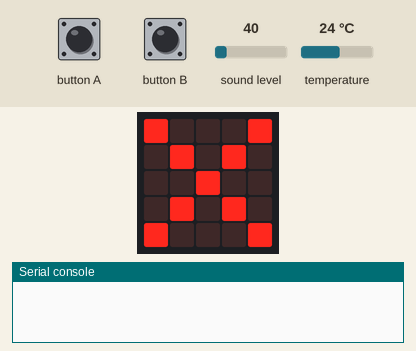
Bench run of a program on a simulated BBC micro:bit (MakeCode). On the bench: the board's 5×5 LED display, the last lines printed to the serial console. The inputs (shaded band) are chosen by the test bench; at power-on: sound level 40, temperature 24 °C. A reset restarts the program; data-log rows are listed on the console.

Above: at 1.8 s.
1.9 s: button A pressed for 0.15 s
At 2.5 s:
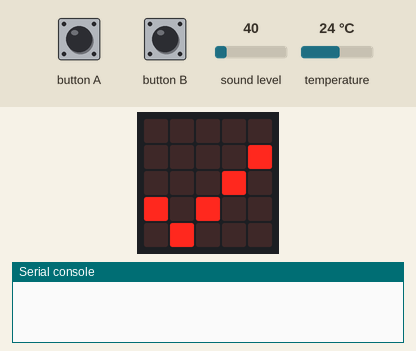
At 3.0 s:
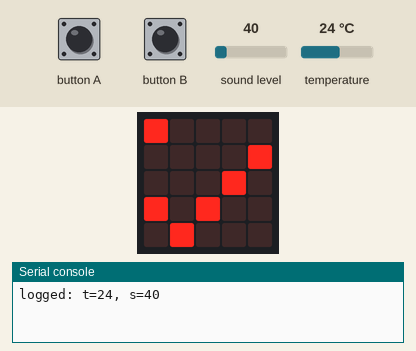
5.0 s: button B pressed for 0.15 s
At 5.6 s:
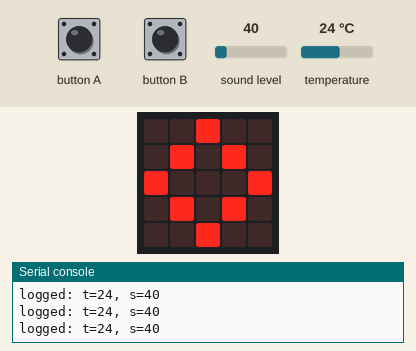
Timing chart, 0 to 8.0 s (numbered marks = the images above; inputs shaded):
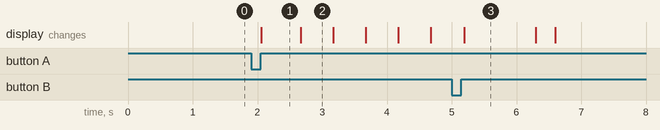

Measured:
- after the input at 1.9 s, the display: changes after 0.16 s (image 1)
- after the input at 5.0 s, the display: changes after 0.20 s (image 3)
- what the display in image 1 shows lasts 0.6 s, from 2.1 s to 2.7 s
- what the display in image 2 shows lasts 0.5 s, from 2.7 s to 3.2 s
- what the display in image 3 shows lasts 1.1 s, from 5.2 s to 6.3 s

The program:

main.ts
```typescript
input.onButtonPressed(Button.A, function () {
    chiffre = 1
})
input.onButtonPressed(Button.B, function () {
    chiffre = 2
})
let chiffre = 0
datalogger.includeTimestamp(FlashLogTimeStampFormat.Seconds)
datalogger.setColumnTitles(
"t",
"s"
)
chiffre = 0
basic.showIcon(IconNames.No)
basic.forever(function () {
    if (chiffre == 1) {
        datalogger.deleteLog()
        basic.showIcon(IconNames.Yes)
        while (chiffre == 1) {
            datalogger.log(
            datalogger.createCV("t", input.temperature()),
            datalogger.createCV("s", input.soundLevel())
            )
            led.toggle(0, 0)
            basic.pause(500)
        }
    } else if (chiffre == 2) {
        basic.showIcon(IconNames.Diamond)
        basic.pause(500)
        control.reset()
    }
})
```

test.ts
```typescript
// les tests vont ici ; cela ne sera pas compilé si ce paquet est utilisé en tant qu'extension.
```
